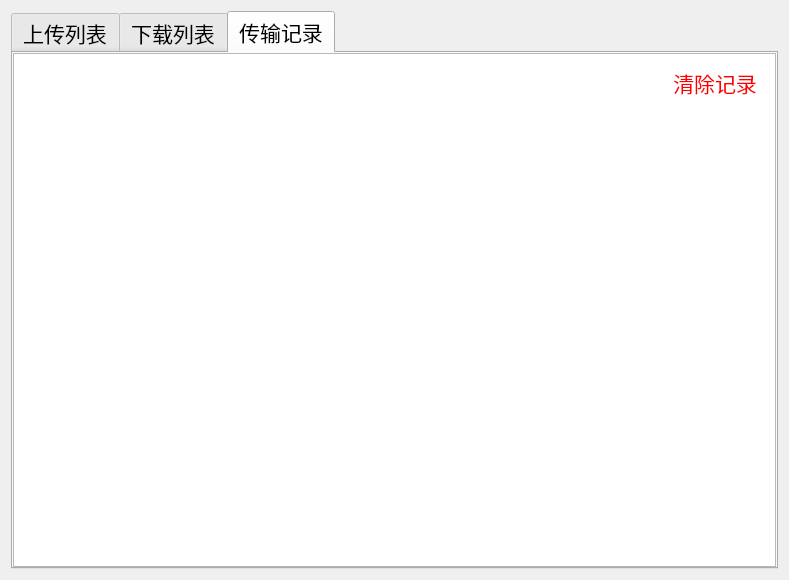
<?xml version="1.0" encoding="UTF-8"?>
<ui version="4.0">
 <class>Transfer</class>
 <widget class="QWidget" name="Transfer">
  <property name="geometry">
   <rect>
    <x>0</x>
    <y>0</y>
    <width>789</width>
    <height>580</height>
   </rect>
  </property>
  <property name="windowTitle">
   <string>Form</string>
  </property>
  <layout class="QGridLayout" name="gridLayout">
   <item row="0" column="0">
    <widget class="QTabWidget" name="tabWidget">
     <property name="font">
      <font>
       <family>新宋体</family>
       <pointsize>16</pointsize>
      </font>
     </property>
     <property name="currentIndex">
      <number>2</number>
     </property>
     <widget class="QWidget" name="upload">
      <attribute name="title">
       <string>上传列表</string>
      </attribute>
      <layout class="QVBoxLayout" name="verticalLayout_2">
       <property name="spacing">
        <number>0</number>
       </property>
       <property name="leftMargin">
        <number>0</number>
       </property>
       <property name="topMargin">
        <number>0</number>
       </property>
       <property name="rightMargin">
        <number>0</number>
       </property>
       <property name="bottomMargin">
        <number>0</number>
       </property>
       <item>
        <widget class="QScrollArea" name="scrollArea">
         <property name="widgetResizable">
          <bool>true</bool>
         </property>
         <widget class="QWidget" name="upload_scroll">
          <property name="geometry">
           <rect>
            <x>0</x>
            <y>0</y>
            <width>759</width>
            <height>516</height>
           </rect>
          </property>
          <layout class="QVBoxLayout" name="verticalLayout_5">
           <property name="spacing">
            <number>0</number>
           </property>
           <property name="leftMargin">
            <number>0</number>
           </property>
           <property name="topMargin">
            <number>0</number>
           </property>
           <property name="rightMargin">
            <number>0</number>
           </property>
           <property name="bottomMargin">
            <number>0</number>
           </property>
          </layout>
         </widget>
        </widget>
       </item>
      </layout>
     </widget>
     <widget class="QWidget" name="download">
      <attribute name="title">
       <string>下载列表</string>
      </attribute>
      <layout class="QVBoxLayout" name="verticalLayout_3">
       <property name="leftMargin">
        <number>0</number>
       </property>
       <property name="topMargin">
        <number>0</number>
       </property>
       <property name="rightMargin">
        <number>0</number>
       </property>
       <property name="bottomMargin">
        <number>0</number>
       </property>
       <item>
        <widget class="QScrollArea" name="scrollArea_2">
         <property name="widgetResizable">
          <bool>true</bool>
         </property>
         <widget class="QWidget" name="download_scroll">
          <property name="geometry">
           <rect>
            <x>0</x>
            <y>0</y>
            <width>98</width>
            <height>28</height>
           </rect>
          </property>
          <layout class="QVBoxLayout" name="verticalLayout_6">
           <property name="spacing">
            <number>0</number>
           </property>
           <property name="leftMargin">
            <number>0</number>
           </property>
           <property name="topMargin">
            <number>0</number>
           </property>
           <property name="rightMargin">
            <number>0</number>
           </property>
           <property name="bottomMargin">
            <number>0</number>
           </property>
          </layout>
         </widget>
        </widget>
       </item>
      </layout>
     </widget>
     <widget class="QWidget" name="record">
      <attribute name="title">
       <string>传输记录</string>
      </attribute>
      <layout class="QVBoxLayout" name="verticalLayout_4">
       <property name="spacing">
        <number>0</number>
       </property>
       <property name="leftMargin">
        <number>0</number>
       </property>
       <property name="topMargin">
        <number>0</number>
       </property>
       <property name="rightMargin">
        <number>0</number>
       </property>
       <property name="bottomMargin">
        <number>0</number>
       </property>
       <item>
        <widget class="QScrollArea" name="scrollArea_3">
         <property name="widgetResizable">
          <bool>true</bool>
         </property>
         <widget class="QWidget" name="scrollAreaWidgetContents_3">
          <property name="geometry">
           <rect>
            <x>0</x>
            <y>0</y>
            <width>759</width>
            <height>516</height>
           </rect>
          </property>
          <layout class="QGridLayout" name="gridLayout_2">
           <property name="leftMargin">
            <number>0</number>
           </property>
           <property name="topMargin">
            <number>0</number>
           </property>
           <property name="rightMargin">
            <number>0</number>
           </property>
           <property name="bottomMargin">
            <number>0</number>
           </property>
           <property name="spacing">
            <number>0</number>
           </property>
           <item row="2" column="0" colspan="2">
            <widget class="QTextEdit" name="record_msg">
             <property name="frameShape">
              <enum>QFrame::NoFrame</enum>
             </property>
             <property name="readOnly">
              <bool>true</bool>
             </property>
            </widget>
           </item>
           <item row="1" column="0">
            <widget class="QWidget" name="widget" native="true">
             <property name="styleSheet">
              <string notr="true">background-color: #ffffff;</string>
             </property>
             <layout class="QHBoxLayout" name="horizontalLayout">
              <item>
               <spacer name="horizontalSpacer">
                <property name="orientation">
                 <enum>Qt::Horizontal</enum>
                </property>
                <property name="sizeHint" stdset="0">
                 <size>
                  <width>40</width>
                  <height>20</height>
                 </size>
                </property>
               </spacer>
              </item>
              <item>
               <widget class="QToolButton" name="clearBtn">
                <property name="minimumSize">
                 <size>
                  <width>0</width>
                  <height>35</height>
                 </size>
                </property>
                <property name="font">
                 <font>
                  <family>新宋体</family>
                  <pointsize>16</pointsize>
                  <weight>50</weight>
                  <italic>false</italic>
                  <bold>false</bold>
                 </font>
                </property>
                <property name="styleSheet">
                 <string notr="true">color: rgb(255, 0, 0);
font: 16pt &quot;新宋体&quot;;</string>
                </property>
                <property name="text">
                 <string>清除记录</string>
                </property>
                <property name="autoRaise">
                 <bool>true</bool>
                </property>
               </widget>
              </item>
             </layout>
            </widget>
           </item>
          </layout>
         </widget>
        </widget>
       </item>
      </layout>
     </widget>
    </widget>
   </item>
  </layout>
 </widget>
 <resources/>
 <connections/>
</ui>
